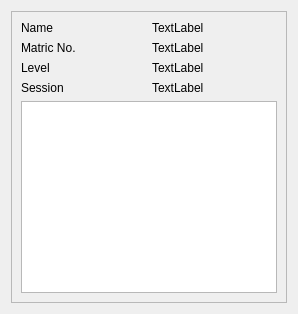
         <widget class="QWidget" name="page_12">
          <layout class="QGridLayout" name="gridLayout_20">
           <item row="0" column="0">
            <widget class="QFrame" name="frame_2">
             <property name="frameShape">
              <enum>QFrame::StyledPanel</enum>
             </property>
             <property name="frameShadow">
              <enum>QFrame::Raised</enum>
             </property>
             <layout class="QGridLayout" name="gridLayout_12">
              <item row="0" column="0">
               <widget class="QLabel" name="label_13">
                <property name="text">
                 <string>Name</string>
                </property>
               </widget>
              </item>
              <item row="0" column="1">
               <widget class="QLabel" name="label_16">
                <property name="text">
                 <string>TextLabel</string>
                </property>
               </widget>
              </item>
              <item row="1" column="0">
               <widget class="QLabel" name="label_15">
                <property name="text">
                 <string>Matric No.</string>
                </property>
               </widget>
              </item>
              <item row="1" column="1">
               <widget class="QLabel" name="label_20">
                <property name="text">
                 <string>TextLabel</string>
                </property>
               </widget>
              </item>
              <item row="2" column="0">
               <widget class="QLabel" name="label_19">
                <property name="text">
                 <string>Level</string>
                </property>
               </widget>
              </item>
              <item row="2" column="1">
               <widget class="QLabel" name="label_21">
                <property name="text">
                 <string>TextLabel</string>
                </property>
               </widget>
              </item>
              <item row="3" column="0">
               <widget class="QLabel" name="label_22">
                <property name="text">
                 <string>Session</string>
                </property>
               </widget>
              </item>
              <item row="3" column="1">
               <widget class="QLabel" name="label_23">
                <property name="text">
                 <string>TextLabel</string>
                </property>
               </widget>
              </item>
              <item row="4" column="0" colspan="2">
               <widget class="QTableWidget" name="student_table"/>
              </item>
             </layout>
            </widget>
           </item>
          </layout>
         </widget>
